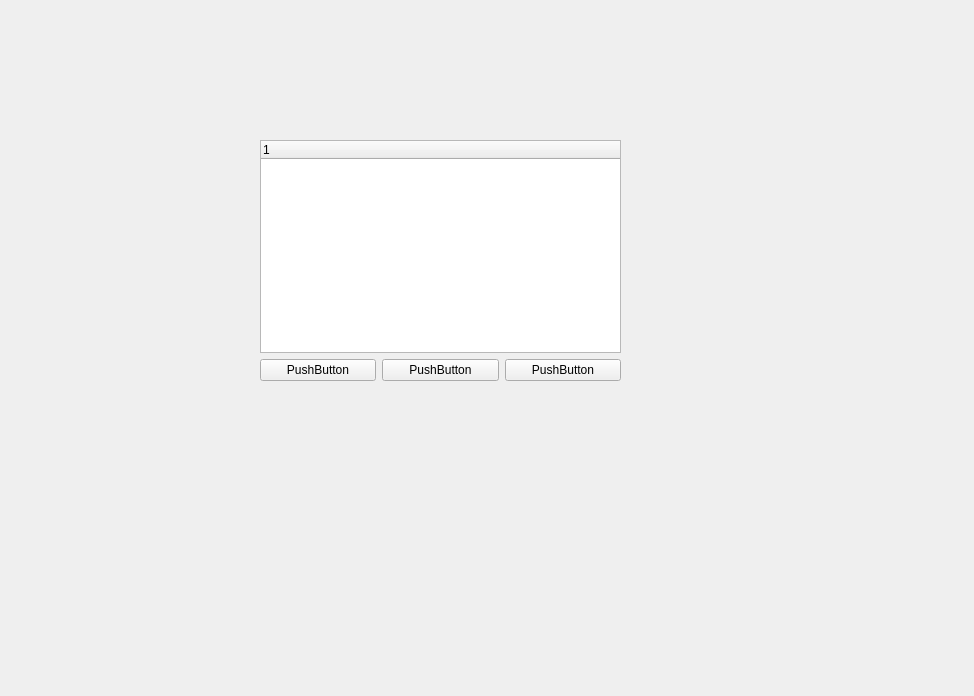
<?xml version="1.0" encoding="UTF-8"?>
<ui version="4.0">
 <class>Form</class>
 <widget class="QWidget" name="Form">
  <property name="geometry">
   <rect>
    <x>0</x>
    <y>0</y>
    <width>974</width>
    <height>696</height>
   </rect>
  </property>
  <property name="windowTitle">
   <string>Form</string>
  </property>
  <widget class="QWidget" name="gridLayoutWidget">
   <property name="geometry">
    <rect>
     <x>260</x>
     <y>140</y>
     <width>361</width>
     <height>241</height>
    </rect>
   </property>
   <layout class="QGridLayout" name="gridLayout">
    <item row="0" column="0" colspan="3">
     <widget class="QTreeWidget" name="treeWidget">
      <column>
       <property name="text">
        <string notr="true">1</string>
       </property>
      </column>
     </widget>
    </item>
    <item row="1" column="0">
     <widget class="QPushButton" name="pushButton">
      <property name="text">
       <string>PushButton</string>
      </property>
     </widget>
    </item>
    <item row="1" column="1">
     <widget class="QPushButton" name="pushButton_2">
      <property name="text">
       <string>PushButton</string>
      </property>
     </widget>
    </item>
    <item row="1" column="2">
     <widget class="QPushButton" name="pushButton_3">
      <property name="text">
       <string>PushButton</string>
      </property>
     </widget>
    </item>
   </layout>
  </widget>
 </widget>
 <resources/>
 <connections/>
</ui>
